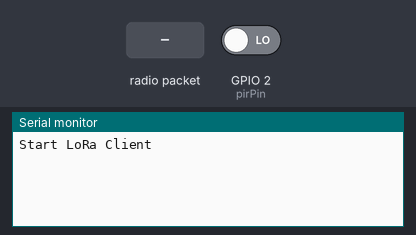
The program below on a simulated ESP32. Parts: the last lines printed to the serial monitor. The test bench sets the inputs (shaded band); at power-on: GPIO 2 (pirPin) LOW. No radio packets arrive unless stated.

Above: at 1.2 s.
1.3 s: GPIO 2 (pirPin) driven HIGH
At 2.0 s:
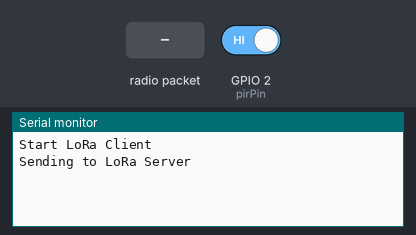
2.8 s: radio packet "1" arrives
At 3.6 s:
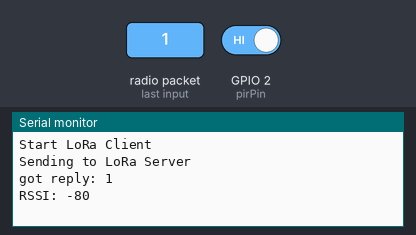

Measured:
- after the input at 1.3 s, the serial monitor: prints a new line at once (image 1)
- after the input at 2.8 s, the serial monitor: prints a new line at once (image 2)

The program:

main.cpp
```cpp
#include <Arduino.h>
#include <SPI.h>
#include <RH_RF95.h>

RH_RF95 rf95;// Singleton instance of the radio driver
float frequency = 868.0;

int pirPin = 2;
int pirStat = 0;

void setup()
{
  pinMode(pirPin, INPUT);

  Serial.begin(9600);
  Serial.println("Start LoRa Client");

  if (!rf95.init())
    Serial.println("init failed");

  rf95.setFrequency(frequency); // Setup ISM frequency
  rf95.setTxPower(13); // Setup Power,dBm
  rf95.setSpreadingFactor(7); //Spreading Factor (6 ~ 12)
  rf95.setSignalBandwidth(125000); //BandWidth option: 7800,10400,15600,20800,31200,41700,62500,125000,250000,500000 (lower BandWidth for longer distance!)
  rf95.setCodingRate4(5); //Coding Rate:5(4/5),6(4/6),7(4/7),8(4/8)

}

void loop()
{
  pirStat = digitalRead(pirPin);

  if (pirStat == HIGH)
  {
    Serial.println("Sending to LoRa Server");

    uint8_t data[] = "ALERT! Garage is open!"; // Send a message to LoRa Server
    rf95.send(data, sizeof(data));

    rf95.waitPacketSent();

    uint8_t buf[RH_RF95_MAX_MESSAGE_LEN];
    uint8_t len = sizeof(buf);

    if (rf95.waitAvailableTimeout(5000))
    {

      if (rf95.recv(buf, &len))
     {
        Serial.print("got reply: ");
        Serial.println((char*)buf);
        Serial.print("RSSI: ");
        Serial.println(rf95.lastRssi(), DEC);
      }
      else
      {
        Serial.println("recv failed");
      }
    }
    else
    {
      Serial.println("No reply, is LoRa server running?");
    }
    delay(5000);
  }
}
```
